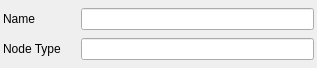
<?xml version="1.0" encoding="UTF-8"?>
<ui version="4.0">
 <class>Form</class>
 <widget class="QWidget" name="Form">
  <property name="geometry">
   <rect>
    <x>0</x>
    <y>0</y>
    <width>317</width>
    <height>68</height>
   </rect>
  </property>
  <property name="windowTitle">
   <string>Form</string>
  </property>
  <layout class="QVBoxLayout" name="verticalLayout">
   <property name="spacing">
    <number>3</number>
   </property>
   <property name="leftMargin">
    <number>3</number>
   </property>
   <property name="topMargin">
    <number>3</number>
   </property>
   <property name="rightMargin">
    <number>3</number>
   </property>
   <property name="bottomMargin">
    <number>3</number>
   </property>
   <item>
    <layout class="QHBoxLayout" name="horizontalLayout">
     <item>
      <widget class="QLabel" name="label">
       <property name="minimumSize">
        <size>
         <width>75</width>
         <height>0</height>
        </size>
       </property>
       <property name="text">
        <string>Name</string>
       </property>
      </widget>
     </item>
     <item>
      <widget class="QLineEdit" name="prop_name"/>
     </item>
    </layout>
   </item>
   <item>
    <layout class="QHBoxLayout" name="horizontalLayout_2">
     <item>
      <widget class="QLabel" name="label_2">
       <property name="minimumSize">
        <size>
         <width>75</width>
         <height>0</height>
        </size>
       </property>
       <property name="text">
        <string>Node Type</string>
       </property>
      </widget>
     </item>
     <item>
      <widget class="QLineEdit" name="prop_type">
       <property name="readOnly">
        <bool>true</bool>
       </property>
      </widget>
     </item>
    </layout>
   </item>
  </layout>
 </widget>
 <resources/>
 <connections/>
</ui>
